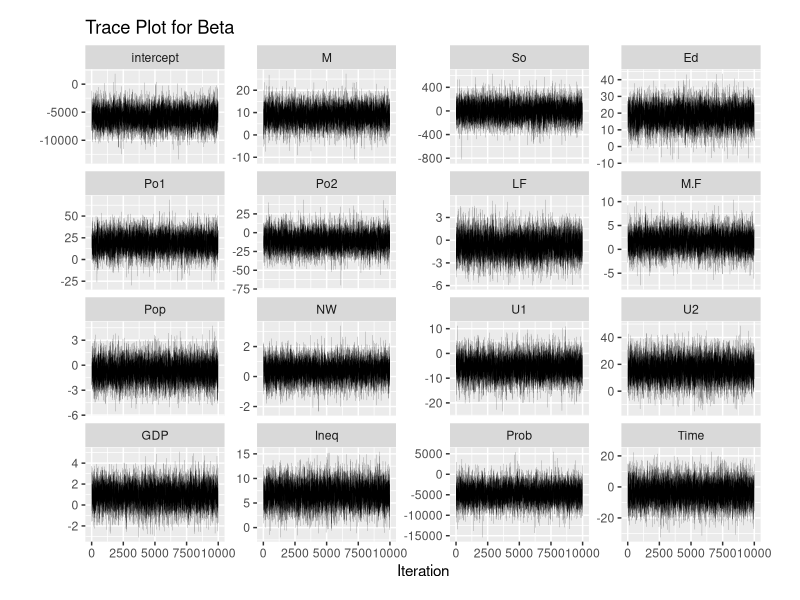
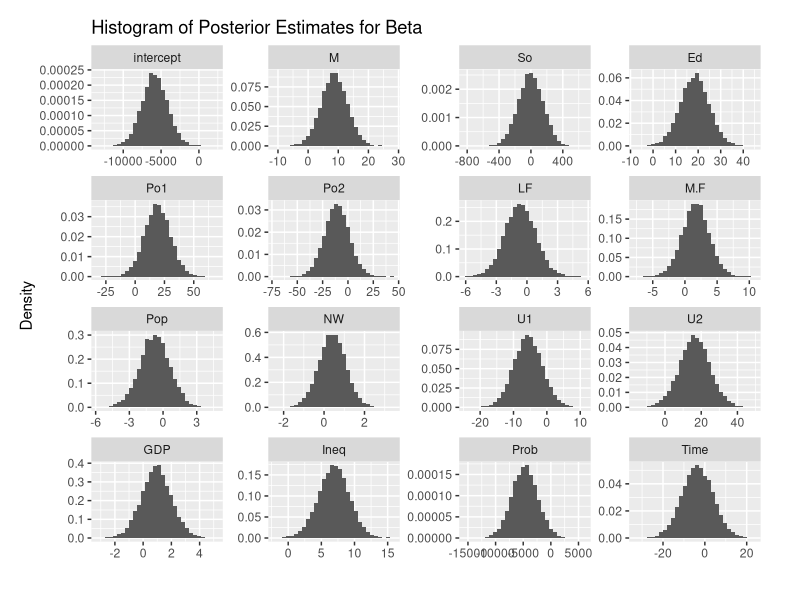

Write the R code that produced these figures, in order. (Note: this script raises an error after producing the figures.)
# Homework 5
# Math 640, Georgetown
# Author: Alex Perrone

library("MCMCpack")
library("MASS")
library("coda")
library("reshape")
library("ggplot2")
library("data.table")
library("xtable")
library("magrittr")

options(digits=10)

################## 1. ##################
data("UScrime")  # requires MASS package

# 1(a)
bayes_fit <- function(dat){
  y <- dat$y
  n <- length(y)
  intercept <- rep(1, n)
  X <- as.matrix(cbind(intercept, dat[ , 1:15]))
  num_predictors <- ncol(X)
  
  # Hyperparameters for g prior.
  g <- n
  beta0 <- as.matrix(rep(0, num_predictors))  # zero column-vector
  sigma0_squared <- 1
  v0 <- 2
  
  # Compute quantities for posterior distribution of sigma^2.
  XtX_inv <- solve(t(X)%*%X)
  S_g_squared <- t(y) %*% 
    (diag(n) - (g / (g + 1)) * X %*% XtX_inv %*% t(X)) %*% 
    y
  
  # Draw posterior samples for sigma^2 | y, X. 
  niter <- 1e4
  phi <- rgamma(n = niter, 
                shape = 0.5 * (v0 + n), 
                rate = 0.5 * (v0 * sigma0_squared + S_g_squared))
  sigma2 <- 1 / phi
  
  # Compute quantities for posterior distribution of beta | sigma^2, y, X. 
  m <- g / (g + 1) * (beta0 / g + XtX_inv %*% t(X) %*% y)
  beta <- matrix(NA, niter, num_predictors)
  for (i in 1:niter){
    V <- g / (g + 1) * sigma2[i] * XtX_inv
    beta[i, ] <- mvrnorm(1, m, V)
  }
  beta <- data.table(beta)
  setnames(beta, attr(X, "dimnames")[[2]])  # extract col names from design matrix
  return(list(sigma2=sigma2, beta=beta))
}

# Trace plot of each variable. 
plot_bayes <- function(beta, plot=FALSE){
  melt_beta <- melt(beta)
  melt_beta[ , index := 1:.N, by=variable]
  if (plot){
    p <- ggplot(melt_beta, aes(x=index, y=value)) + 
      geom_line(size=0.05) + 
      facet_wrap(~ variable, scales = "free_y") + 
      labs(title="Trace Plot for Beta") + 
      xlab("Iteration") + 
      ylab("") + 
      theme(plot.margin = unit(c(0.5, 1, .5, .5), "cm"))
    ggsave("1a-trace.jpeg", plot = p, width=8, height=6)
    
    # Histogram of estimates. 
    p <- ggplot(melt_beta, aes(value)) + 
      geom_histogram(aes(y = ..density..)) + 
      facet_wrap(~ variable, scales = "free") + 
      labs(title="Histogram of Posterior Estimates for Beta") + 
      xlab("") + 
      ylab("Density") + 
      theme(plot.margin = unit(c(0.5, 1, .5, .5), "cm"))
    ggsave("1a-hist.png", plot = p, width=8, height=6)
  }
  
  # Posterior means. 
  mean_and_quantile <- function(x){
    list(mean=mean(x), 
         `95%-credible interval`=paste0("(", 
                                        round(quantile(x, 0.025), 3), 
                                        ", ", 
                                        round(quantile(x, 0.975), 3), 
                                        ")"))
  }
  posterior_beta <- melt_beta[ , mean_and_quantile(value), by=variable]
  latex <- data.frame(posterior_beta) %>% xtable(digits=3)
  print(latex, include.rownames=FALSE)
}

beta <- bayes_fit(UScrime)$beta
plot_bayes(beta, plot=TRUE)

# Frequentist least-squares estimate. 
lm1 <- lm(y ~ X)
summary(lm1) %>% xtable(digits=3) %>% print()

# 1(b)
# i. Least-squares estimates. 
train_test_split <- function(dat){
  n <- nrow(dat)
  index <- sample(n)  # permute the row numbers
  train_index <- index[1:floor(n / 2)]  # first half
  test_index <- index[(floor(n / 2) + 1):n]  # second half
  train <- dat[train_index, ]
  test <- dat[test_index, ]
  test <- test[order(test$y), ]
  return(list(train=train, test=test))
}

fit_lm <- function(train, test, plot=FALSE, plot_name=""){
  # Fit the lm. 
  lm_mod <- lm(y ~ ., data=train)
  
  # Generate predictions. 
  test$predicted <- predict.lm(lm_mod, newdata=test)
  mse <- mean((test$predicted - test$y)^2)
  
  # Plot, if desired. 
  if (plot){
    lm_mod %>% xtable(digits=3) %>% print()
    print(paste("MSE = ", mse))
    print(paste("RMSE = ", sqrt(mse)))
    plot_predicted_observed(test, plot_name)
  }
  return(mse)
}

plot_predicted_observed <- function(test, plot_name, credible=FALSE){
  # Plot predicted and observed. 
  test$index <- 1:nrow(test)
  test_plot_data <- melt(test[ , c("y", "predicted", "index")], 
                         id.vars="index")
  p <- ggplot(test_plot_data, aes(index, value, group=variable, 
                                  colour=variable, shape=variable)) + 
    geom_point(size=3) +
    labs(title="Predicted and Observed y") + 
    xlab("Index") + 
    ylab("y") + 
    theme(legend.title=element_blank())
  if (credible){
    mm <- melt(test[ , c("y", "predicted", "credible_interval_low", 
                         "credible_interval_high", "index")],
               id.vars=c("index", "credible_interval_low", 
                         "credible_interval_high"))
    p <- p + geom_errorbar(data=mm, aes(ymin=credible_interval_low, 
                                        ymax=credible_interval_high))
  } else {
    p <- p + geom_line() 
  }
  ggsave(plot_name, plot = p, width=8, height=6)
}

set.seed(1)  # make train/test split reproducible
split <- train_test_split(UScrime)
train <- split$train
test <- split$test
fit_lm(train, test, plot=TRUE, plot_name="1bi.png")

# Bayesian estimates. 
predict_bayes <- function(beta_train, test, plot=FALSE, plot_name="", 
                          credible=FALSE){
  beta_train <- as.matrix(beta_train)
  intercept <- rep(1, nrow(test))
  X <- as.matrix(cbind(intercept, test[ , 1:15]))
  res <- X %*% t(beta_train)
  test$predicted <- rowMeans(res)
  test$credible_interval_low <- apply(res, 1, quantile, 0.025)
  test$credible_interval_high <- apply(res, 1, quantile, 0.975)
  mse <- mean((test$predicted - test$y)^2)
  
  # Plot. 
  if (plot){
    print(mse)
    print(paste("MSE = ", mse))
    print(paste("RMSE = ", sqrt(mse)))
    plot_predicted_observed(test, plot_name, credible)  # turn credible = TRUE to show intervals
  }
  return(mse)
}
beta_train <- bayes_fit(train)$beta
plot_bayes(data.table(beta_train), plot=FALSE)  # do not make plots, but show table
mse <- predict_bayes(beta_train, test, plot=TRUE, plot_name="1bii.png")
mse <- predict_bayes(beta_train, test, plot=TRUE, 
                     plot_name="1bii-with-intervals.png", credible=TRUE)

# 1(c)
niter <- 100
mse <- data.frame(least_squares_mse=rep(NA, niter), 
                  bayesian_mse=rep(NA, niter))
for (i in 1:niter){
  print(i)
  split <- train_test_split(UScrime)
  train <- split$train
  test <- split$test
  mse$least_squares_mse[i] <- fit_lm(train, test, plot=FALSE)
  beta_train <- bayes_fit(train)$beta
  mse$bayesian_mse[i] <- predict_bayes(beta_train, test, plot=FALSE)
}
apply(mse, 2, mean)


################## 2. ##################
sparrow <- read.table("msparrownest.dat")
names(sparrow) <- c("nest", "wingspan")
y <- sparrow$nest
n <- length(y)
X <- as.matrix(cbind(rep(1, n), sparrow$wingspan))
sigma2_hat <- n * mean(y) * (1 - mean(y))
XtX_inv <- solve(t(X)%*%X)
sigma2_proposal <- sigma2_hat * XtX_inv

# Log-likelihood for theta. 
log_likelihood <- function(theta, y, X){
  yhat <- X %*% theta
  sum(yhat * y - log(1 + exp(yhat)))
}

# The priors for theta on the log-scale. 
log_prior <- function(theta){
  log(dnorm(theta[1], mean = 0, sd = 10)) + 
    log(dnorm(theta[2], mean = 0, sd = 10))
}

# The log-probability of theta. 
log_prob <- function(theta, y, X){
  log_likelihood(theta, y, X) + log_prior(theta)
}

# Metropolis algorithm. 
niter <- 1e5
theta <- matrix(NA, niter, 2)
set.seed(1)
theta[1, ] <- c(0, 0)  # uninformative prior values
for (i in 2:niter){
  theta_proposed <- mvrnorm(n = 1, mu = theta[i - 1, ], 
                            Sigma = sigma2_proposal)
  log_r <- log_prob(theta_proposed, y, X) - log_prob(theta[i - 1, ], y, X)
  r <- exp(log_r)
  u <- runif(1)
  if (u < r){
    theta[i, ] <- theta_proposed
  } else {
    theta[i, ] <- theta[i - 1, ]
  }
}

# Posterior means (no burn-in). 
apply(theta, 2, mean)

# Discard burn-in. 
burnin <- niter * 0.10
theta <- theta[-(1:burnin), ]

jpeg("2b-trace.jpeg", height=400, width=800)
par(mfrow=c(1,2))
plot(theta[, 1], type="l", main="Trace plot for alpha", 
     ylab="alpha", xlab="Iteration")
plot(theta[, 2], type="l", main="Trace plot for beta", 
     ylab="beta", xlab="Iteration")
dev.off()

# Effective sample size after burn-in removed. 
effectiveSize(as.mcmc(theta))

# Posterior means after burn-in removed. 
apply(theta, 2, mean)

# Histograms and posterior density estimate for alpha. 
jpeg("2c-alpha.jpeg", height=400, width=500)
hist(theta[, 1], breaks=30, xlim=c(-30, 30), probability=TRUE, 
     main="Prior and posterior for alpha", 
     xlab="alpha")
lines(density(theta[, 1]), col="orange", lwd=3)
# Prior density. 
x <- seq(-30, 30, length.out=1e4)
lines(x, dnorm(x, mean = 0, sd = 10), col="blue", lwd=3)
# Add legend. 
legend(x=6, y=0.09, c("Prior Density: N(0,100)", "Posterior Density"), 
       col=c("blue", "orange"), lwd=c(3, 3), bty="n")
dev.off()

# Histograms and posterior density estimate for beta.
jpeg("2c-beta.jpeg", height=400, width=500)
hist(theta[, 2], breaks=30, xlim=c(-30, 30), probability=TRUE, 
     main="Prior and posterior for beta", 
     xlab="beta")
lines(density(theta[, 2]), col="orange", lwd=3)
# Prior density. 
x <- seq(-10, 10, length.out=1e4)
curve(dnorm(x, mean = 0, sd = 10), col="blue", add=T)
# Add legend. 
legend(x=1.3, y=1, c("Prior Density: N(0,100)", "Posterior Density"), 
       col=c("blue", "orange"), lwd=c(3, 3), bty="n")
dev.off()

# 2(d)
# Setup. 
niter <- 1e3
start <- 10
end <- 16
wingspan_vec <- seq(start, end, length.out=niter)
predicted <- matrix(NA, niter, 4)
colnames(predicted) <- c("x", "f_ab_mean", 
                         "f_ab_credible_interval_low", 
                         "f_ab_credible_interval_high")
# Compute mean and credible interval. 
for (i in 1:length(wingspan_vec)){
  log_odds <- theta %*% c(1, wingspan_vec[i])  # alpha + beta * x
  f_ab <- exp(log_odds) / (1 + exp(log_odds))  # ratio, equal to probability of success
  predicted[i, ] <- c(wingspan_vec[i], mean(f_ab), 
                      quantile(f_ab, 0.025), quantile(f_ab, 0.975))
}
jpeg("2d-confidence-band.jpeg", width=400, height=320)
# Make a blank plot. 
plot(1, 1, type="n", xlim=c(start, end), ylim=c(0, 1), 
     main="Confidence band for f_ab", 
     xlab="Wingspan", ylab="f_ab( Wingspan )")
# https://stackoverflow.com/questions/14069629/plotting-confidence-intervals
polygon(c(rev(predicted[, 1]), predicted[, 1]), 
        c(rev(predicted[, 4]), predicted[, 3]), 
        col = "grey80", border = NA)
lines(predicted[, 1], predicted[, 2], lwd=3)  # mean of f_ab
lines(predicted[ , 1], predicted[, 3], lty="dashed", col="red")  # lower credible interval
lines(predicted[, 1], predicted[, 4], lty="dashed", col="red")   # upper credible interval
# Plot actual points from the data. 
points(sparrow$wingspan, sparrow$nest, pch=19, cex=0.8)
# Make a legend
legend(x=14.5, y=0.4, c("Observed", "Predicted"), bty="n",
       lty=c(0, 1), lwd=c(2, 2), col=c("black", "black"), 
       pch=c(19, NA), cex=0.8)
dev.off()
